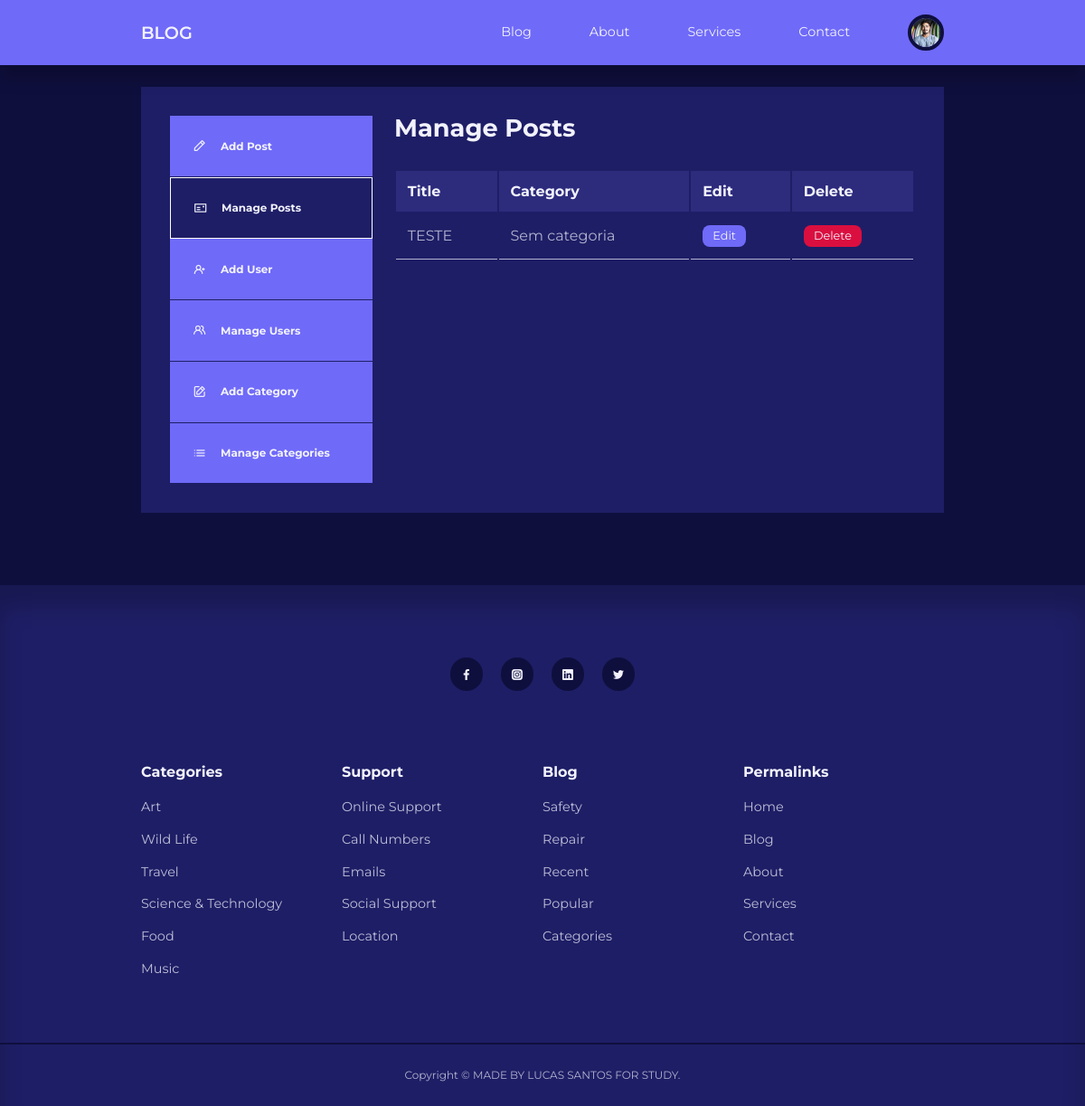
The page /admin/ (signed in) on the database its author committed.
### tables this page shows
CREATE TABLE `users` (
  `id` int(11) UNSIGNED NOT NULL,
  `firstname` varchar(50) NOT NULL,
  `lastname` varchar(50) NOT NULL,
  `username` varchar(50) NOT NULL,
  `email` varchar(100) NOT NULL,
  `password` varchar(255) NOT NULL,
  `avatar` varchar(255) NOT NULL,
  `is_admin` tinyint(1) NOT NULL
);

CREATE TABLE `posts` (
  `id` int(11) UNSIGNED ZEROFILL NOT NULL,
  `title` varchar(255) NOT NULL,
  `body` text NOT NULL,
  `thumbnail` varchar(255) NOT NULL,
  `date_time` timestamp NOT NULL DEFAULT current_timestamp(),
  `category_id` int(11) UNSIGNED DEFAULT NULL,
  `author_id` int(11) UNSIGNED NOT NULL,
  `is_featured` tinyint(1) NOT NULL
);

CREATE TABLE `categories` (
  `id` int(11) UNSIGNED NOT NULL,
  `title` varchar(50) NOT NULL,
  `description` text NOT NULL
);

### admin/partials/header.php (called while the page is built, shortened)
<?php
require '../partials/header.php';
?>

### admin/index.php (the view, shortened to what this page needs)
<?php
include './partials/header.php';
$current_user_id = $_SESSION['user-id'];
$query = "SELECT id, title, category_id FROM posts WHERE author_id=$current_user_id ORDER BY id DESC";
$posts = mysqli_query($connection, $query);
?>
    <section class="dashboard">
        <div class="container dashboard__container">
            <aside>
                <ul>
                    <li>
                        <a href="add-post.php"><i class="uil uil-pen"></i>
                            <h5>Add Post</h5>
                        </a>
                    </li>
                    <li>
                        <a href="index.php" class="active"><i class="uil uil-postcard"></i>
                            <h5>Manage Posts</h5>
                        </a>
                    </li>
                    <?php if(isset($_SESSION['user_is_admin'])) : ?>
                    <li>
                        <a href="add-user.php"><i class="uil uil-user-plus"></i>
                            <h5>Add User</h5>
                        </a>
                    </li>
                    <li>
                        <a href="manage-users.php" ><i class="uil uil-users-alt"></i>
                            <h5>Manage Users</h5>
                        </a>
                    </li>
                    <li>
                        <a href="add-category.php"><i class="uil uil-edit"></i>
                            <h5>Add Category</h5>
                        </a>
                    </li>
                    <li>
                        <a href="manage-categories.php"><i class="uil uil-list-ul"></i>
                            <h5>Manage Categories</h5>
                        </a>
                    </li>
                    <?php endif ?>
                </ul>
            </aside>
            <main>
                <h2>Manage Posts</h2>
                <?php if(mysqli_num_rows($posts) > 0) : ?>
                <table>
                    <thead>
                        <tr>
                            <th>Title</th>
                            <th>Category</th>
                            <th>Edit</th>
                            <th>Delete</th>
                        </tr>
                    </thead>
                    <tbody>
                        <?php while($post = mysqli_fetch_assoc($posts)) : ?>
                            <?php
                                $category_id = $post['category_id'];
                                $category_query = "SELECT title FROM categories WHERE id=$category_id";
                                $category_result = mysqli_query($connection, $category_query);
                                $category = mysqli_fetch_assoc($category_result);
                            ?>
                        <tr>
                            <td><?= $post['title'] ?></td>
                            <td><?= $category['title'] ?></td>
                            <td><a href="<?= ROOT_URL ?>admin/edit-post.php?id=<?= $post['id']?>" class="btn sm">Edit</a></td>
                            <td><a href="<?= ROOT_URL ?>admin/delete-post.php?id=<?= $post['id']?>" class="btn sm danger">Delete</a></td>
                        </tr>
                        <?php endwhile ?>
                    </tbody>
                </table>
                <?php else : ?>
                    <div class="alert__message error"><?= "No posts found" ?></div>
                <?php endif ?>
            </main>
        </div>
    </section>
<?php
include '../partials/footer.php'
?>

### partials/header.php (shortened to what this page needs)
<?php
require 'config/database.php';
if(isset($_SESSION['user-id'])) {
    $id = filter_var($_SESSION['user-id'], FILTER_SANITIZE_NUMBER_INT);
    $query = "SELECT avatar FROM users WHERE id=$id";
    $result = mysqli_query($connection, $query);
    $avatar = mysqli_fetch_assoc($result);
}
?>
<!DOCTYPE php>
<php lang="en">
<head>
    <link rel="stylesheet" href="<?= ROOT_URL ?>./css/style.css">
    <link rel="stylesheet" href="https://unicons.iconscout.com/release/v4.0.0/css/line.css">
</head>
<body>
    <nav>
        <div class="container nav__container">
            <a href="<?= ROOT_URL ?>index.php" class="nav__logo">BLOG</a>
            <ul class="nav__items">
                <li><a href="<?= ROOT_URL ?>blog.php">Blog</a></li>
                <li><a href="<?= ROOT_URL ?>about.php">About</a></li>
                <li><a href="<?= ROOT_URL ?>services.php">Services</a></li>
                <li><a href="<?= ROOT_URL ?>contact.php">Contact</a></li>
                <?php if(isset($_SESSION['user-id'])) : ?>
                    <li class="nav__profile">
                    <div class="avatar">
                        <img src="<?= ROOT_URL . 'images/' . $avatar['avatar'] ?>">
                    </div>
                </li>
                <?php else : ?>
                <li><a href="<?= ROOT_URL ?>signin.php">Sign In</a></li>
                <?php endif ?>
            </ul>
        </div>
    </nav>

### css/style.css (style rules this page uses)
* { margin: 0; padding: 0; outline: 0; border: 0; appearance: 0; list-style: none; text-decoration: none; box-sizing: border-box; }
body { font-family: 'Montserrat', sans-serif; line-height: 1.6; color: var(--color-gray-200); overflow-x: hidden; background: var(--color-bg); font-size: 0.9rem; }
.container { width: var(--container-width-lg); max-width: 1800px; margin-inline: auto; }
section { margin-top: 3rem; width: 100vw; }
h1, h2, h3, h4, h5 { color: var(--color-white); line-height: 1.3; }
h2 { font-size: 1.7rem; margin: 1rem 0; }
a { color: var(--color-white); transition: var(--transition); }
img { display: block; width: 100%; object-fit: cover; }
nav { background: var(--color-primary); width: 100vw; height: 4.5rem; position: fixed; top: 0; z-index: 10; box-shadow: 0 1rem 1rem rgba(0, 0, 0, 0.2); }
.nav__container { height: 100%; display: flex; align-items: center; justify-content: space-between; }
.avatar { width: 2.5rem; height: 2.5rem; border-radius: 50%; overflow: hidden; border: 0.3rem solid var(--color-bg); }
.nav__logo { font-weight: 600; font-size: 1.2rem; }
.nav__items { display: flex; align-items: center; gap: 4rem; }
.nav__profile { position: relative; cursor: pointer; }
.btn { display: inline-block; width: fit-content; padding: 0.6rem 1.2rem; background: var(--color-primary); border-radius: var(--card-border-radius-2); cursor: pointer; transition: var(--transition); color: var(--color-white); }
.btn.sm { padding: 0.3rem 0.7rem; font-size: 0.8rem; }
.btn.danger { background: var(--color-red); }
.dashboard { margin-top: 6rem; }
.dashboard__container { display: grid; grid-template-columns: 14rem auto; gap: 1; background: var(--color-gray-900); padding: 2rem; margin-bottom: 5rem; }
.dashboard aside a { background-color: var(--color-primary); display: flex; gap: 1rem; align-items: center; padding: 1.6rem; }
.dashboard aside:not(:last-child) a { border-bottom: 1px solid var(--color-gray-900); }
.dashboard aside a.active { background: var(--color-gray-900); border: 1px solid white; }
.dashboard main { margin-left: 1.5rem; }
.dashboard main h2 { margin: 0 0 2rem 0; line-height: 1; }
.dashboard main table { width: 100%; text-align: left; }
.dashboard main table th { background: var(--color-gray-700); padding: 0.8rem; color: var(--color-white); }
.dashboard main table td { padding: 0.8rem; border-bottom: 1px solid var(--color-gray-200); }

### rows shown on the page
users: avatar (picture)
posts: title "TESTE", category.title "Sem categoria"
